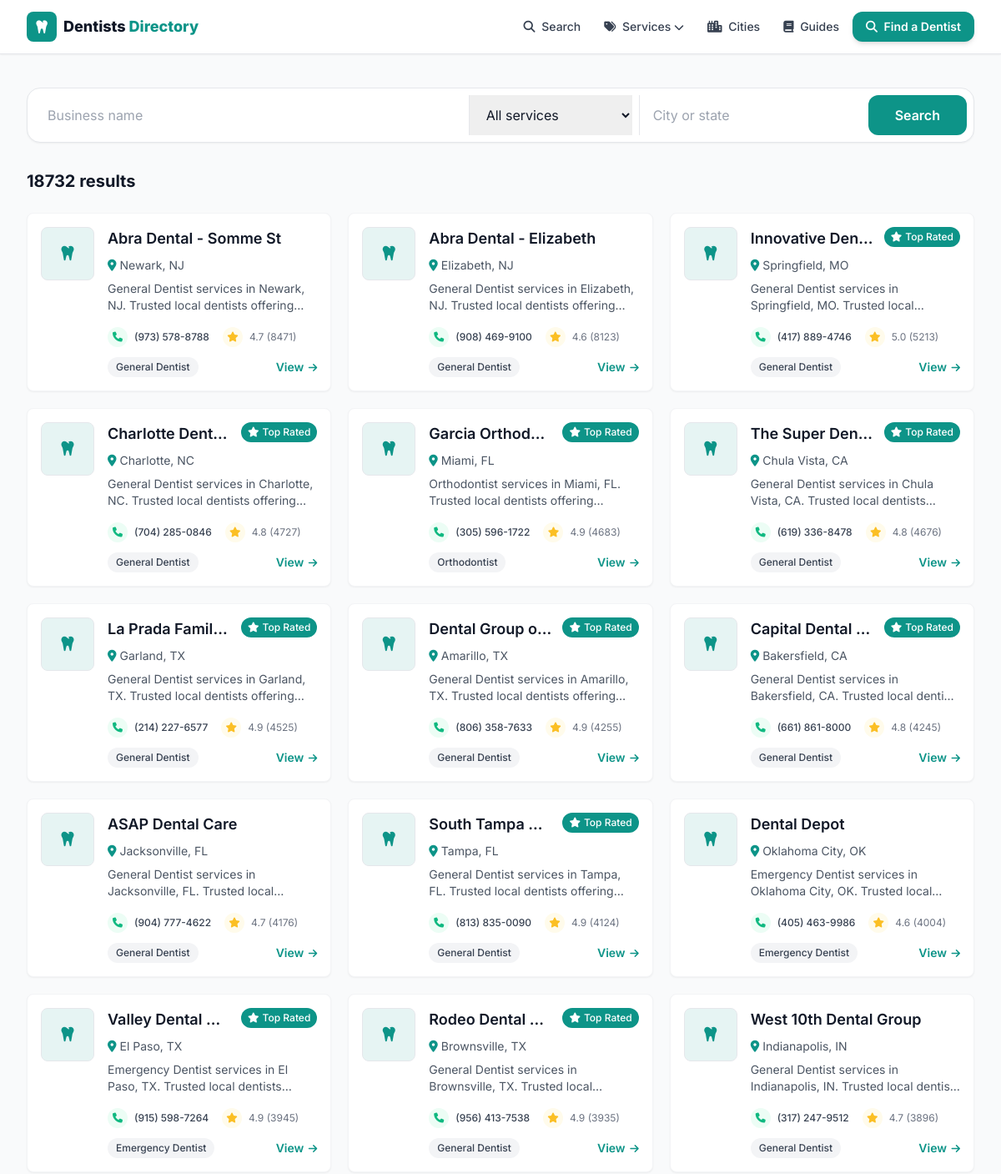
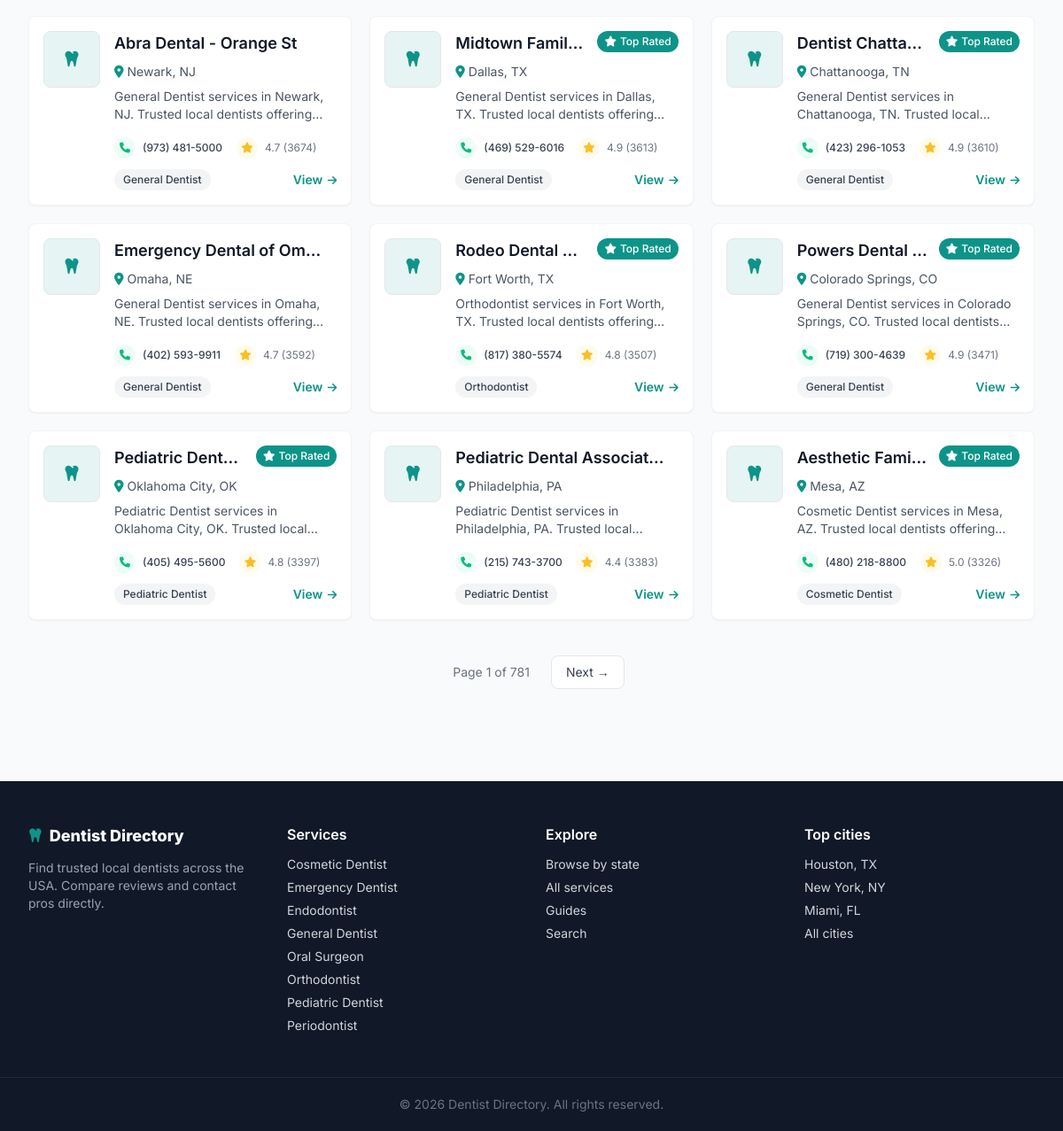
Screenshot of /search with the database file from the repository (2 pictures, top to bottom).
### tables this page shows
CREATE TABLE listings (
    id          INTEGER PRIMARY KEY AUTOINCREMENT,
    name        TEXT NOT NULL,
    slug        TEXT UNIQUE NOT NULL,
    category    TEXT,
    city        TEXT,
    state       TEXT,
    address     TEXT,
    phone       TEXT,
    website     TEXT,
    lat         REAL,
    lng         REAL,
    rating      REAL,
    reviews     INTEGER,
    hours       TEXT,           -- JSON blob
    maps_url    TEXT,
    cid         TEXT,           -- google place CID, used for dedup
    scraped_at  TEXT DEFAULT (datetime('now'))
);

### web/app.py (the view)
@app.route("/search")
def search():
    from urllib.parse import urlencode
    q = (request.args.get("q") or "").strip()
    cat = (request.args.get("category") or "").strip()
    loc = (request.args.get("city") or "").strip()
    where = "WHERE 1=1"
    args = []
    if q:
        where += " AND (name LIKE ? OR city LIKE ?)"
        args += [f"%{q}%", f"%{q}%"]
    if cat:
        where += " AND category = ?"
        args.append(cat)
    if loc:
        where += " AND (city LIKE ? OR state LIKE ?)"
        args += [f"%{loc}%", f"%{loc}%"]
    d = get_db()
    total = d.execute(f"SELECT COUNT(*) FROM listings {where}", args).fetchone()[0]
    page = _page()
    rows = d.execute(
        f"SELECT * FROM listings {where} ORDER BY reviews DESC LIMIT ? OFFSET ?",
        args + [PER_PAGE, (page - 1) * PER_PAGE]).fetchall()
    qs = urlencode({k: v for k, v in
                    (("q", q), ("category", cat), ("city", loc)) if v})
    base_url = "/search?" + qs if qs else "/search"
    return render_template("search.html", rows=rows, q=q, cat=cat, loc=loc,
                           total=total, pg=_pageinfo(page, total),
                           base_url=base_url)

### scraper/db.py (called while the page is built)
def slugify(value: str) -> str:
    value = unicodedata.normalize("NFKD", value).encode("ascii", "ignore").decode()
    value = re.sub(r"[^\w\s-]", "", value).strip().lower()
    return re.sub(r"[-\s]+", "-", value)

### web/app.py (called while the page is built)
def get_db():
    if "db" not in g:
        uri = f"file:{dbmod.DB_PATH.as_posix()}?mode=ro&immutable=1"
        g.db = sqlite3.connect(uri, uri=True)
        g.db.row_factory = sqlite3.Row
    return g.db

def slugify(s):
    return dbmod.slugify(s or "")

@app.context_processor
def inject_globals():
    cats = [r["category"] for r in get_db().execute(
        "SELECT DISTINCT category FROM listings WHERE category IS NOT NULL "
        "ORDER BY category")]
    return {
        "SITE_NAME": app.config["SITE_NAME"],
        "ALL_CATEGORIES": cats,
        "CATEGORY_ICONS": CATEGORY_ICONS,
        "ADSENSE_CLIENT": app.config["ADSENSE_CLIENT"],
        "GA_ID": app.config["GA_ID"],
        "DOMAIN": app.config["DOMAIN"],
        "GSC_VERIFICATION": app.config["GSC_VERIFICATION"],
        "STATE_NAMES": STATE_NAMES,
        "cat_slug": slugify,
    }

def _page():
    try:
        return max(1, int(request.args.get("page", 1)))
    except ValueError:
        return 1

def _pageinfo(page, total):
    pages = max(1, (total + PER_PAGE - 1) // PER_PAGE)
    return {"page": page, "pages": pages,
            "has_prev": page > 1, "has_next": page < pages}

### web/templates/search.html (shortened to what this page needs)
{% extends "base.html" %}
{% from "_macros.html" import card, pager %}
{% block content %}
<div class="max-w-7xl mx-auto px-4 sm:px-6 lg:px-8 py-10">
  <form action="/search" method="get" class="bg-white rounded-2xl shadow-sm border p-2 flex flex-col sm:flex-row gap-2 mb-8">
    <input name="q" value="{{ q }}" placeholder="Business name" class="flex-1 px-4 py-3 outline-none">
    <select name="category" class="px-4 py-3 outline-none border-t sm:border-t-0 sm:border-l">
      <option value="">All services</option>
    </select>
    <input name="city" value="{{ loc }}" placeholder="City or state" class="px-4 py-3 outline-none border-t sm:border-t-0 sm:border-l">
    <button class="bg-primary hover:bg-primaryDark text-white font-semibold px-8 py-3 rounded-xl">Search</button>
  </form>
  <h1 class="text-xl font-bold mb-6">{{ total }} result{{ '' if total==1 else 's' }}</h1>
  {% if rows %}
  <div class="grid sm:grid-cols-2 lg:grid-cols-3 gap-5">{% for l in rows %}{{ card(l) }}{% endfor %}</div>
  {{ pager(pg, base_url) }}
  {% else %}
  <div class="text-center py-20 text-gray-500"><i class="fas fa-magnifying-glass text-4xl mb-4 text-gray-300"></i><p>No matches. Try a broader search.</p></div>
  {% endif %}
</div>
{% endblock %}

### web/templates/_macros.html (shortened to what this page needs)
{% macro pager(pg, base_url) %}
{% set sep = '&' if '?' in base_url else '?' %}
{% if pg.pages > 1 %}
<nav class="flex items-center justify-center gap-2 mt-10" aria-label="Pagination">
  <span class="px-4 py-2 text-sm text-gray-500">Page {{ pg.page }} of {{ pg.pages }}</span>
  {% if pg.has_next %}<a href="{{ base_url }}{{ sep }}page={{ pg.page+1 }}" class="px-4 py-2 rounded-lg border bg-white text-gray-700 hover:border-primary hover:text-primary text-sm">Next &rarr;</a>{% endif %}
</nav>
{% endif %}
{% endmacro %}
{% macro card(l) %}
<div class="bg-white rounded-lg shadow-sm hover:shadow-md transition-all duration-200 overflow-hidden border border-gray-100">
  <div class="p-4">
    <div class="flex items-start space-x-4">
      <div class="flex-shrink-0">
      </div>
      <div class="flex-1 min-w-0">
        <div class="flex items-start mb-2">
          <h3 class="text-lg font-heading font-semibold text-gray-900 flex-1 min-w-0 mr-3">
            <a href="/listing/{{ l.slug }}" class="hover:text-primary block truncate">{{ l.name }}</a>
          </h3>
          {% if l.rating and l.rating >= 4.8 %}
          <span class="bg-primary text-white px-2 py-1 rounded-full text-xs font-medium flex-shrink-0">
            <i class="fas fa-star mr-1"></i><span class="hidden sm:inline">Top Rated</span></span>
          {% endif %}
        </div>
        <p class="text-sm text-gray-600 flex items-center mb-2">
          <i class="fas fa-map-marker-alt mr-1 text-primary"></i>
          <a href="/{{ l.state|lower }}/{{ l.city|slugify }}" class="hover:text-primary hover:underline">{{ l.city }}, {{ l.state }}</a>
        </p>
        <p class="text-gray-600 text-sm mb-4 line-clamp-2">
          {{ l.category or 'Dentists' }} services in {{ l.city }}, {{ l.state }}. Trusted local dentists offering inspections, treatment and prevention. Call for service and fast response.
        </p>
        <div class="flex items-center justify-between text-xs mb-3">
          <div class="flex items-center space-x-4">
            {% if l.phone %}
            <a href="tel:{{ l.phone|trim }}" class="flex items-center group transition-all duration-200 hover:text-emerald-600">
              <div class="w-6 h-6 rounded-full bg-emerald-50 flex items-center justify-center mr-2 group-hover:bg-emerald-100">
                <i class="fas fa-phone text-xs text-emerald-500"></i></div>
              <span class="hidden sm:inline text-gray-700 group-hover:text-emerald-600 font-medium">{{ l.phone|trim }}</span>
            </a>
            {% endif %}
            {% if l.reviews %}
            <div class="flex items-center text-gray-500">
              <div class="w-6 h-6 rounded-full bg-amber-50 flex items-center justify-center mr-2"><i class="fas fa-star text-xs text-amber-400"></i></div>
              <span>{{ "%.1f"|format(l.rating) }} ({{ l.reviews }})</span>
            </div>
            {% endif %}
          </div>
        </div>
        <div class="flex items-center justify-between">
          {% if l.category %}<span class="bg-gray-100 text-gray-700 px-2.5 py-1 rounded-full text-xs font-medium">{{ l.category }}</span>{% else %}<span></span>{% endif %}
          <a href="/listing/{{ l.slug }}" class="text-primary font-semibold text-sm hover:underline">View <i class="fas fa-arrow-right text-xs ml-0.5"></i></a>
        </div>
      </div>
    </div>
  </div>
</div>
{% endmacro %}

### web/templates/base.html (style rules this page uses)
body { font-family:'Inter',sans-serif }

### rows the page displays
listings: name "Charlotte Dent…", shows "Top Rated", city "Charlotte", state "NC", category "General Dentist", phone "(704) 285-0846", rating "4.8", reviews "4727"
listings: name "La Prada Famil…", shows "Top Rated", city "Garland", state "TX", category "General Dentist", phone "(214) 227-6577", rating "4.9", reviews "4525", name "Dental Group o…", city "Amarillo", phone "(806) 358-7633", reviews "4255", name "Rodeo Dental…", city "Brownsville", phone "(956) 413-7538", reviews "3935", name "Midtown Famil…", city "Dallas", phone "(469) 529-6016", reviews "3613"
listings: name "ASAP Dental Care", city "Jacksonville", state "FL", category "General Dentist", phone "(904) 777-4622", rating "4.7", reviews "4176"
listings: name "Dental Depot", city "Oklahoma City", state "OK", category "Emergency Dentist", phone "(405) 463-9986", rating "4.6", reviews "4004"
listings: name "Valley Dental…", shows "Top Rated", city "El Paso", state "TX", category "Emergency Dentist", phone "(915) 598-7264", rating "4.9", reviews "3945"
listings: name "West 10th Dental Group", city "Indianapolis", state "IN", category "General Dentist", phone "(317) 247-9512", rating "4.7", reviews "3896"
listings: name "Rodeo Dental…", shows "Top Rated", city "Fort Worth", state "TX", category "Orthodontist", phone "(817) 380-5574", rating "4.8", reviews "3507"
listings: name "Powers Dental…", shows "Top Rated", city "Colorado Springs", state "CO", category "General Dentist", phone "(719) 300-4639", rating "4.9", reviews "3471"
listings: name "Pediatric Dent…", shows "Top Rated", city "Oklahoma City", state "OK", category "Pediatric Dentist", phone "(405) 495-5600", rating "4.8", reviews "3397"
listings: name "Pediatric Dental Associat…", city "Philadelphia", state "PA", category "Pediatric Dentist", phone "(215) 743-3700", rating "4.4", reviews "3383"
listings: name "Aesthetic Fami…", shows "Top Rated", city "Mesa", state "AZ", category "Cosmetic Dentist", phone "(480) 218-8800", rating "5.0", reviews "3326"

### other values shown
{{ total }} "18732"
{{ '' if total==1 else 's' }} "s"
{{ l.name }} "Abra Dental - Somme St" "Abra Dental - Elizabeth" "Innovative Den…" "Garcia Orthod…" "The Super Den…" "Capital Dental…" "South Tampa…" "Abra Dental - Orange St" "Dentist Chatta…" "Emergency Dental of Om…"
{{ l.city }} "Newark" "Elizabeth" "Springfield" "Miami" "Chula Vista" "Bakersfield" "Tampa" "Newark" "Chattanooga" "Omaha"
{{ l.state }} "NJ" "NJ" "MO" "FL" "CA" "CA" "FL" "NJ" "TN" "NE"
{{ l.category or 'Dentists' }} "General Dentist" "General Dentist" "General Dentist" "Orthodontist" "General Dentist" "General Dentist" "General Dentist" "General Dentist" "General Dentist" "General Dentist"
{{ l.phone|trim }} "(973) 578-8788" "(908) 469-9100" "(417) 889-4746" "(305) 596-1722" "(619) 336-8478" "(661) 861-8000" "(813) 835-0090" "(973) 481-5000" "(423) 296-1053" "(402) 593-9911"
{{ "%.1f"|format(l.rating) }} "4.7" "4.6" "5.0" "4.9" "4.8" "4.8" "4.9" "4.7" "4.9" "4.7"
{{ l.reviews }} "8471" "8123" "5213" "4683" "4676" "4245" "4124" "3674" "3610" "3592"
{{ l.category }} "General Dentist" "General Dentist" "General Dentist" "Orthodontist" "General Dentist" "General Dentist" "General Dentist" "General Dentist" "General Dentist" "General Dentist"
{{ pg.page }} "1"
{{ pg.pages }} "781"
{{ c }} "Cosmetic Dentist" "Emergency Dentist" "Endodontist" "General Dentist" "Oral Surgeon" "Orthodontist" "Pediatric Dentist" "Periodontist"
{{ 2026 }} "2026"
